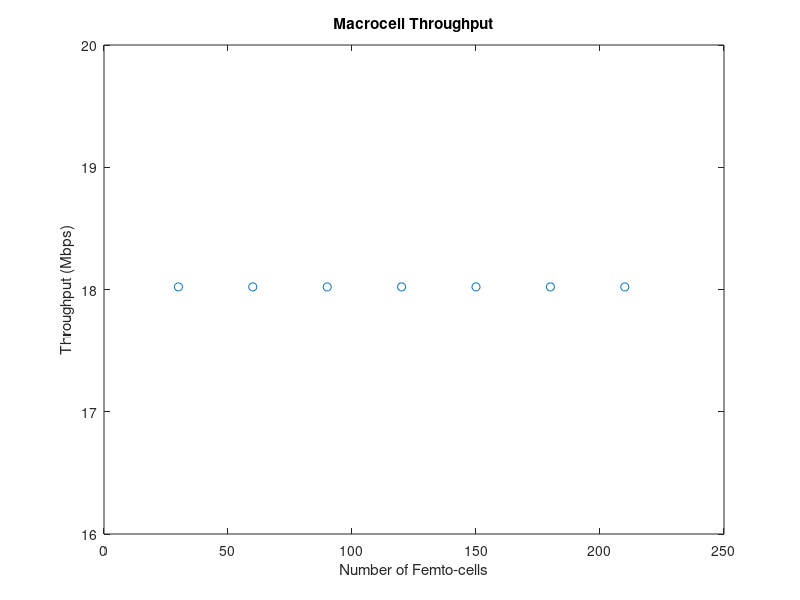
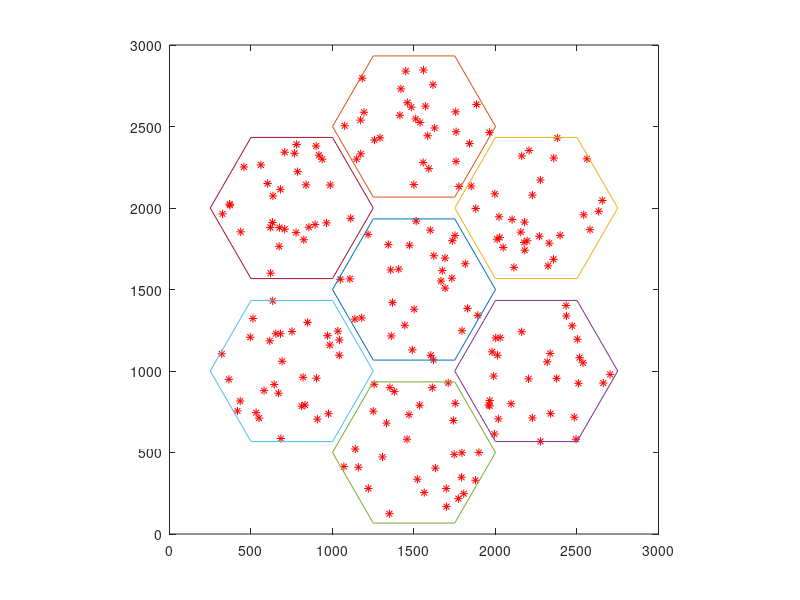
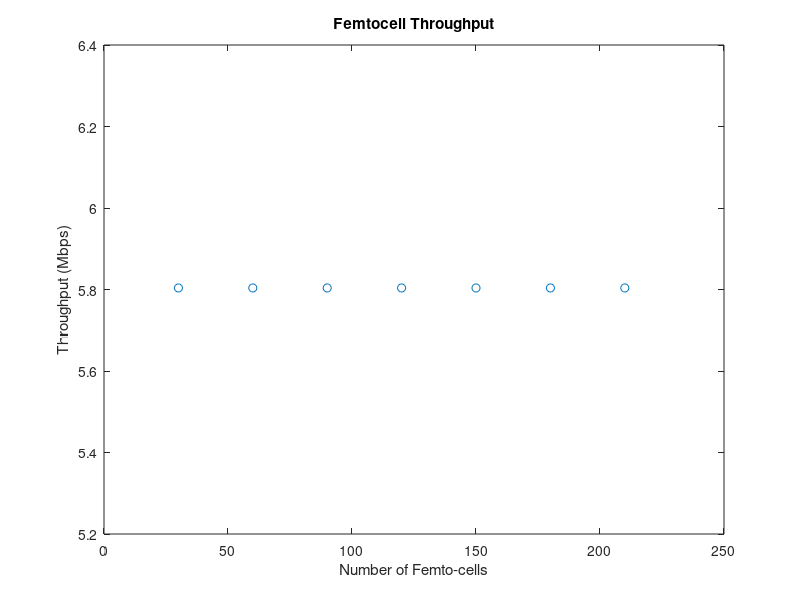

The MATLAB script that drew these images, in order:
%**************************************************************************
% Filename: FFR_Simulator.m
% Group Name: GTW-E
% Date: 03/17/2020
% Description: Script used to simulate Fractional Frequency Reuse(FFR)
% medthods for HetNet applications. FFR algorithm is modeled to
% analyze performance tradeoffs. 
%
% FFR Algorithms:
%                FFR-3SL (Proposed Paper) 
%
%**************************************************************************

%----------------------------------------------------
% Common Sim Variables
%----------------------------------------------------
BER     = 10^-4;                % Target Bit Error Rate(BER)
alpha   = -1.5/log(BER);        % Constant for target BER
delta_f  = 15e3;                % Subcarrier spacing (Hz)
CH_BW   = 20e6;                 % Channel Bandwidth (Hz)
Max_Subcarriers = CH_BW/delta_f;% Maximum number of subcarriers
macro_radius = 500;             % Macrocell radius(m)
femto_radius = 30;              % femtocell radius(m)
m_users = 150;                  % Macrocell Users
f_users = 150;                  % Femtocell Users
SCpRB   = 12;                   % Sub-carriers per resource block
Num_RB  = 100;                  % Total number of resource blocks
Num_SC  = Num_RB*SCpRB;         % Number of subcarriers
transmitPower_macro = 20;       % Macrocell transmit power in Watts
MC_TxP_vec  = [10 15 20];       % Macrocell Base Station Transmit Power
transmitPower_femto = 20e-3;	% Femtocell Base Station Transmit Power in Watts
transmitPower_mue   = 1;        % MUE transmit power (ASSUMPTION because the paper doesn't cite one)
Noise_PSD  = -174;              % Noise Power Spectral Density (dBm/Hz)
Num_Mc  = 7;                    % Number of Macrocells
Num_Fc  = 30;                   % Number of Femtocells per macrocell
T_Num_Fc  = 210;                % Total Number of Femtocells
Num_RB  = 100;                  % Number of Resource Blocks
SB_Sect = 4;                    % Subbands per sector
total_subbands = 7;             % Total freq band is divided into 7 subbands A-G
d_vec  = 5;                     % Distance from base station to user in meters
MUE_vec = 1:150;                % vector of macro user equipments to loop through
subcarriers_vec = 1:1333;       % vector of subcarriers. This was calculated by 
                                % dividing the channel bandwidth of 20 MHz by the 
                                % subcarrier spacing of 15 kHz. 
number_of_runs = 100;           % number of times to run the Monte Carlo sim


%**************************************************************************
% Macrocell - SINR, Capacity, and Throughput
%**************************************************************************
% Precompute femtocell distance vector for simulation
% Distance to any interferring femtocell will be 60 - 470m
d_femto_vec = round(rand(1,Num_Fc)*(470) + (2*femto_radius));   

% Precompute Macro User Equipment (MUE) distance vector for simulation
d_MUE_vec  = round(rand(1,m_users)*(macro_radius)+1);

idx=0;
Tm_macro_vec = zeros(1,length(Num_Mc));
% Loop through all macro cells placing 150 UEs and calculating throughput
% for all 7 macrocells.
for Nm=1:Num_Mc
       
    SubCarriers_Assigned = 0;
    Tm_user_vec = zeros(1,m_users);
    for m=1:m_users
        
        % Convert Macrocell power to watts
        MC_TxP = MC_TxP_vec(3);
        MC_TxP_W = 10^(MC_TxP/10);
        
        % Convert Femtocell power to watts
        FC_TxP_W = 10^(transmitPower_femto/10);
        
        
        % Summation of M neighboring Macro-cell's Power & Gain products on sub-carrier k
        % Equation 4 - Denomonator middle summation
        sigma_PMp_GMp = 0; % Initialize to zero
        sigma_PF_GF   = 0; % Initialize to zero
        for mc=1:(Num_Mc-1)
            %d = d_vec(m);
            d=866;
            PL_macro = 28.0 + 35*log10(d);
            Gain = 10^-(PL_macro/10);
            sigma_PMp_GMp = sigma_PMp_GMp + (MC_TxP_W*Gain);
            
            % Summation of F neighboring Femto-cell Power & Gain products on sub-carrier k
            for fc=1:(Num_Fc)
                PL_femto = 28.0 + 35*log10(d_femto_vec(fc));
                Gain = 10^-(PL_femto/10);
                sigma_PF_GF = sigma_PF_GF + (FC_TxP_W*Gain);
            end
            
        end
        
        % Calculate channel gain (NOTE: Removing the Xsigma and the |H|
        % Rayleigh Gaussian distribution).
        PL_MUE = 28.0 + 35*log10(d_MUE_vec(m));
        Ch_Gain_W = 10^(-PL_MUE/10);
        
        % SINR equation for a given Macro-cell on sub-carrier k
        % NOTE: this is equation 4 from the paper
        SINRmk = (MC_TxP_W*Ch_Gain_W)/(10^((Noise_PSD*delta_f)/10) + sigma_PMp_GMp + sigma_PF_GF);
        
        % Capacity of macro user m on sub-carrier k
        Cmk = delta_f*log2(1+alpha*SINRmk);
        

        % Calculate Throughput of the Macro-cell across all m users and all
        % subcarriers available to user.
        Tm = 0; % Initialize to zero
        for k=1:SCpRB
            
            % Create subcarrier assignments, but only assign up to the
            % alotted maximum number based on bandwidth and channel spacing
            if SubCarriers_Assigned < Max_Subcarriers
                Beta_km = 1;
                SubCarriers_Assigned = SubCarriers_Assigned + 1;
            else
                Beta_km = 0;
            end
        
            Tm = Tm + Cmk * Beta_km;
        end
        
        % Assign throughput based on macrouser
        Tm_user_vec(m) = Tm;
        
    end
    
    idx = idx+1;
    Tm_macro_vec(idx) = sum(Tm_user_vec);
    
end



%**************************************************************************
% Figures/Plots
%**************************************************************************
figure; 
plot((1:Num_Mc)*30,(Tm_macro_vec/1e6), 'o');
xlabel('Number of Femto-cells');
ylabel('Throughput (Mbps)');
title('Macrocell Throughput');





    
%%%%%%%%%%%%%%%%%%%%%%%%%%%%%%%%%%%%%%%%%%%%%%%%%%%%%%%%%%%%%%%%%%%%%%%%
% vvv Teresa's Additions vvv

% for ONE MUE in macrocell A, calculate the throughput
% assume MUE is assigned to 8 subcarriers

% 1x30 array for holding all throughput values - intialize all to 0
throughput_macro_array = zeros(1,210);
femto_distances = zeros(1,210);
mue_distances   = zeros(1,1050);
femtocell_array = 1:210;

% increment total femtocells for graphing
% Only include femtocells within macrocell A
for total_femto_count = femtocell_array

    % hold the sum of all MUE throughput - reset at every femtocell
    % increment
    total_throughput = 0;
    
    % multiply noise spectral density by the subcarrier spacing and convert
    % to Watts
    denominator = 10^((Noise_PSD * delta_f)/10);

    % calculate macrocell interference
    % Summation of M neighboring Macro-cell's Power & Gain products on sub-carrier k
    sigma_Pkm_GkmM = 0; % Initialize to zero
    % loop from 1 to total macrocells-1 because we aren't counting the cell
    % we are in
    for m=1:(Num_Mc-1)
        % assuming macrocell A, all other towers are 866 m away
        d_macro = 866;
        % outdoor pathloss - equation (2) from paper
        PL_macro = 28.0 + 35*log10(d_macro);

        % equation (3) from paper
        CG_macro = 10^-(PL_macro/10);

        % Add up all the interferers
        sigma_Pkm_GkmM = sigma_Pkm_GkmM + (transmitPower_macro*CG_macro);
    end

    % add the macrocell interferers to the denom 
    denominator = denominator + sigma_Pkm_GkmM;

    % femtocell interference
    % Summation of F neighboring Femto-cell Power & Gain products on sub-carrier k
    sigma_PkF_GkmF = 0; % Initialize to zero

    % Only include femtocells within macrocell A
    % TODO: how to calculate distances to femtocells in neighboring macrocells
    for f=1:total_femto_count
           
        % if this femto distance hasn't been populated yet, populate it
        if femto_distances(f) == 0
            % choose a random distance within this macrocell
        % TODO: create an array from 1-30 within each macrocell of random,
        % non-repeating distances?
        % randomize femtocell radius for entirety of network radius
            femto_distances(f) = randi([1, 1299]);
        end
        
        d_femto = femto_distances(f);
        
        PL_femto = 28.0 + 35*log10(d_femto);
        CG_femto = 10^-(PL_femto/10);
        sigma_PkF_GkmF = sigma_PkF_GkmF + (transmitPower_femto*CG_femto);
    end

    % add the macrocell interferers to the denom 
    denominator = denominator + sigma_PkF_GkmF;
    
    % Loop through all MUEs in the network
    for mue = 1:1050
        
        % if this femto distance hasn't been populated yet, populate it
        if mue_distances(mue) == 0
            % choose a random distance within the entire network
            mue_distances(mue) = randi([1, 1299]);
        end
        
        d_mue = mue_distances(mue);
       
        % Calculate for ONE subcarrier
        % assign the MUE to subcarriers (a 2D array of Beta?)
        % calculate the PL of the MUE based on that distance
        PL_mue = 28.0 + 35*log10(d_mue);

        % calculate channel gain for MUE
        CG_mue = 10^-(PL_mue/10);

        % numerator of the SINR equation
        % **NOTE From Eric: I read throught the paper and the references and this
        % power needs to be the macrocell transmit power. 
        numerator = transmitPower_macro * CG_mue;

        % combine values into SINR
        SINR_km = numerator / denominator;

        % calculate channel capacity
        channelCapacity_macro = delta_f * log2(1 + (alpha * SINR_km));

        % multiply beta and the channel capacity
        % each MUE is assigned to 8 subcarriers, so multiply channel capacity by 8
        % (because 8 of the Beta values will be 1 and we are summing over all
        % subcarriers)
        throughput_macro = channelCapacity_macro * 8;
        
        total_throughput = total_throughput + throughput_macro;
    end
        
    % assign the throughput for this femtocell increment to the array
    throughput_macro_array(total_femto_count) = total_throughput;
end

% figure; 
% plot(femtocell_array,throughput_macro_array, 'o');
% xlabel('Number of Femtocells');
% ylabel('Throughput (bps)');
% title('Teresa plot');

% Capture the center of each hexagon (location of each macrocell tower)
A_center_X = 1500;
A_center_Y = 1500;
B_center_X = 1500;
B_center_Y = 2500;
C_center_X = 2250;
C_center_Y = 2000;
D_center_X = 2250;
D_center_Y = 1000;
E_center_X = 1500;
E_center_Y = 500;
F_center_X = 750;
F_center_Y = 1000;
G_center_X = 750;
G_center_Y = 2000;

%In the code, I will create a hexagon centered at (1500,1500) with radius R. The snipplets can be used in mobile capacity predicts and general systems level simulation of cellular networks.
N = 30;     %Number of femtocells
R = 500;     %Radius of Hexagon
%Define the vertexes of the hexagon. They for angles 0, 60, 120, 180, 240 and 300 withe origin.
%Vertexes
Av_x = (R * cos((0:6)*pi/3)) + A_center_X;
Av_y = (R * sin((0:6)*pi/3)) + A_center_Y;
Bv_x = (R * cos((0:6)*pi/3)) + B_center_X;
Bv_y = (R * sin((0:6)*pi/3)) + B_center_Y;
Cv_x = (R * cos((0:6)*pi/3)) + C_center_X;
Cv_y = (R * sin((0:6)*pi/3)) + C_center_Y;
Dv_x = (R * cos((0:6)*pi/3)) + D_center_X;
Dv_y = (R * sin((0:6)*pi/3)) + D_center_Y;
Ev_x = (R * cos((0:6)*pi/3)) + E_center_X;
Ev_y = (R * sin((0:6)*pi/3)) + E_center_Y;
Fv_x = (R * cos((0:6)*pi/3)) + F_center_X;
Fv_y = (R * sin((0:6)*pi/3)) + F_center_Y;
Gv_x = (R * cos((0:6)*pi/3)) + G_center_X;
Gv_y = (R * sin((0:6)*pi/3)) + G_center_Y;

%The method used here is to generate many points in a square and choose N points that fall within the hexagon
%Generate 3N random points with square that is 2R by 2R
Ac_x = (R-rand(1, 3*N)*2*R) + A_center_X;
Ac_y = (R-rand(1, 3*N)*2*R) + A_center_Y;
Bc_x = (R-rand(1, 3*N)*2*R) + B_center_X;
Bc_y = (R-rand(1, 3*N)*2*R) + B_center_Y;
Cc_x = (R-rand(1, 3*N)*2*R) + C_center_X;
Cc_y = (R-rand(1, 3*N)*2*R) + C_center_Y;
Dc_x = (R-rand(1, 3*N)*2*R) + D_center_X;
Dc_y = (R-rand(1, 3*N)*2*R) + D_center_Y;
Ec_x = (R-rand(1, 3*N)*2*R) + E_center_X;
Ec_y = (R-rand(1, 3*N)*2*R) + E_center_Y;
Fc_x = (R-rand(1, 3*N)*2*R) + F_center_X;
Fc_y = (R-rand(1, 3*N)*2*R) + F_center_Y;
Gc_x = (R-rand(1, 3*N)*2*R) + G_center_X;
Gc_y = (R-rand(1, 3*N)*2*R) + G_center_Y;

%There is a command in MATLAB inploygon. 
%The command finds points within a polygon region.
%get the points within the polygon
A_IN = inpolygon(Ac_x, Ac_y, Av_x, Av_y);
B_IN = inpolygon(Bc_x, Bc_y, Bv_x, Bv_y);
C_IN = inpolygon(Cc_x, Cc_y, Cv_x, Cv_y);
D_IN = inpolygon(Dc_x, Dc_y, Dv_x, Dv_y);
E_IN = inpolygon(Ec_x, Ec_y, Ev_x, Ev_y);
F_IN = inpolygon(Fc_x, Fc_y, Fv_x, Fv_y);
G_IN = inpolygon(Gc_x, Gc_y, Gv_x, Gv_y);

%drop nodes outside the hexagon
Ac_x = Ac_x(A_IN);
Ac_y = Ac_y(A_IN);
Bc_x = Bc_x(B_IN);
Bc_y = Bc_y(B_IN);
Cc_x = Cc_x(C_IN);
Cc_y = Cc_y(C_IN);
Dc_x = Dc_x(D_IN);
Dc_y = Dc_y(D_IN);
Ec_x = Ec_x(E_IN);
Ec_y = Ec_y(E_IN);
Fc_x = Fc_x(F_IN);
Fc_y = Fc_y(F_IN);
Gc_x = Gc_x(G_IN);
Gc_y = Gc_y(G_IN);

%choose only N points
A_idx = randperm(length(Ac_x));
Ac_x = Ac_x(A_idx(1:N));
Ac_y = Ac_y(A_idx(1:N));
B_idx = randperm(length(Bc_x));
Bc_x = Bc_x(B_idx(1:N));
Bc_y = Bc_y(B_idx(1:N));
C_idx = randperm(length(Cc_x));
Cc_x = Cc_x(C_idx(1:N));
Cc_y = Cc_y(C_idx(1:N));
D_idx = randperm(length(Dc_x));
Dc_x = Dc_x(D_idx(1:N));
Dc_y = Dc_y(D_idx(1:N));
E_idx = randperm(length(Ec_x));
Ec_x = Ec_x(E_idx(1:N));
Ec_y = Ec_y(E_idx(1:N));
F_idx = randperm(length(Fc_x));
Fc_x = Fc_x(F_idx(1:N));
Fc_y = Fc_y(F_idx(1:N));
G_idx = randperm(length(Gc_x));
Gc_x = Gc_x(G_idx(1:N));
Gc_y = Gc_y(G_idx(1:N));

% Plot all of the femtocell locations
figure;
plot(Ac_x, Ac_y, 'r*');
hold on;
plot(Bc_x, Bc_y, 'r*');
hold on;
plot(Cc_x, Cc_y, 'r*');
hold on;
plot(Dc_x, Dc_y, 'r*');
hold on;
plot(Ec_x, Ec_y, 'r*');
hold on;
plot(Fc_x, Fc_y, 'r*');
hold on;
plot(Gc_x, Gc_y, 'r*');
hold on;

% Plot the hexagon outlines
plot(Av_x,Av_y);
plot(Bv_x,Bv_y);
plot(Cv_x,Cv_y);
plot(Dv_x,Dv_y);
plot(Ev_x,Ev_y);
plot(Fv_x,Fv_y);
plot(Gv_x,Gv_y);

hold on;

axis square;

hold off

% ^^^ Teresa's Additions ^^^
%%%%%%%%%%%%%%%%%%%%%%%%%%%%%%%%%%%%%%%%%%%%%%%%%%%%%%%%%%%%%%%%%%%%%%%%





%**************************************************************************
% Femtocell - SINR, Capacity, and Throughput
%**************************************************************************
% From Paper: "After setting the subbands distribution among macrocell regions,
% all the subbands except subband G are reused by femtocells when
% they are deployed inside the macrocell coverage area."


% NOTE: Femtocell distances were already computed in the above
% macrocell section of the code. Those distances are to be reused for this
% section. 

% Precompute Femto User Equipment (FUE) distance vector for simulation
d_FUE_vec  = round(rand(1,f_users)*(macro_radius)+1);

idx=0;
SubCarriers_Assigned = 0;
Tm_femto_vec = zeros(1,length(Num_Fc));
% Loop through all macro cells placing 150 UEs and calculating throughput
% for all 7 macrocells.
for Nm=1:Num_Mc
    
    SubCarriers_Assigned = 0;
    Thruput_FUE_vec = zeros(1,f_users);
    for f=1:f_users
        
        % Convert Macrocell power to watts
        MC_TxP = MC_TxP_vec(3);
        MC_TxP_W = 10^(MC_TxP/10);
        
        % Convert Femtocell power to watts
        FC_TxP_W = 10^(transmitPower_femto/10);
        
        % Summation of M neighboring Macro-cell's Power & Gain products on sub-carrier k
        % Equation 4 - Denomonator middle summation
        sigma_PMp_GMp = 0; % Initialize to zero
        sigma_PF_GF   = 0; % Initialize to zero
        for mc=1:(Num_Mc-1)
            d=866;
            PL_macro = 28.0 + 35*log10(d);
            Gain = 10^-(PL_macro/10);
            sigma_PMp_GMp = sigma_PMp_GMp + (MC_TxP_W*Gain);
        end
            
        % Summation of F neighboring Femto-cell Power & Gain products on sub-carrier k
        for fc=1:(Num_Fc)
            PL_femto = 28.0 + 35*log10(d_femto_vec(fc));
            Gain = 10^-(PL_femto/10);
            sigma_PF_GF = sigma_PF_GF + (FC_TxP_W*Gain);
        end
            
        
        % Calculate channel gain (NOTE: Removing the Xsigma and the |H|
        % Rayleigh Gaussian distribution).
        PL_FUE = 28.0 + 35*log10(d_FUE_vec(f));
        Ch_Gain_W = 10^(-PL_FUE/10);
        
        % SINR equation for a given Macro-cell on sub-carrier k
        % NOTE: this is equation 4 from the paper
        SINRfk = (FC_TxP_W*Ch_Gain_W)/(10^((Noise_PSD*delta_f)/10) + sigma_PMp_GMp + sigma_PF_GF);
        
        % Capacity of macro user m on sub-carrier k
        Cfk = delta_f*log2(1+alpha*SINRfk);
        

        % Calculate Throughput of the Macro-cell across all m users and all
        % subcarriers available to user.
        Tf = 0; % Initialize to zero
        for k=1:SCpRB
            
            % Create subcarrier assignments, but only assign up to the
            % alotted maximum number based on bandwidth and channel spacing
            if SubCarriers_Assigned < Max_Subcarriers
                Beta_km = 1;
                SubCarriers_Assigned = SubCarriers_Assigned + 1;
            else
                Beta_km = 0;
            end
        
            Tf = Tf + Cfk * Beta_km;
        end
        
        % Assign throughput based on macrouser
        Thruput_FUE_vec(f) = Tf;
        
    end
    
    idx = idx+1;
    Tm_femto_vec(idx) = sum(Thruput_FUE_vec);
    
end

%**************************************************************************
% Figures/Plots
%**************************************************************************
figure; 
plot((1:Num_Mc)*30,(Tm_femto_vec/1e6), 'o');
xlabel('Number of Femto-cells');
ylabel('Throughput (Mbps)');
title('Femtocell Throughput');
